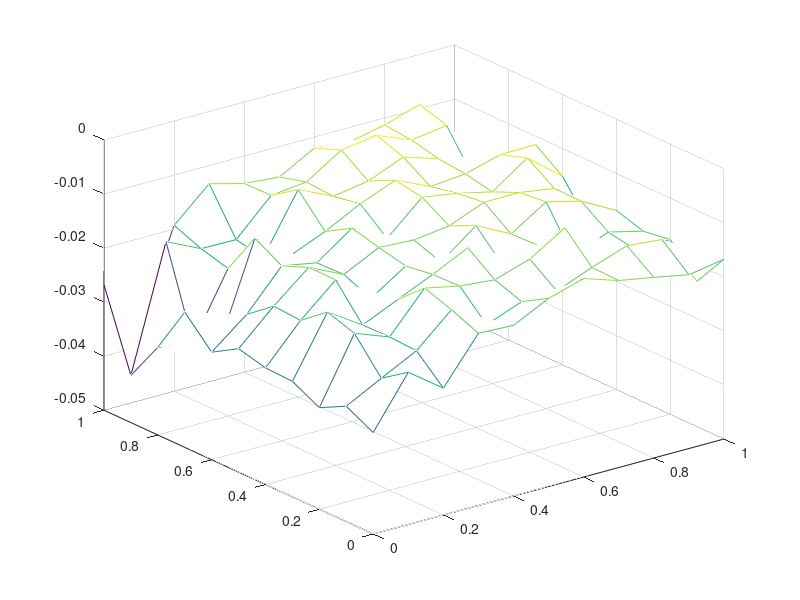

Reproduce this figure in MATLAB.
function parametros_qlearning()
    data = load('parametros_qlearning.csv')
    n = 11;

    # Transforma a matriz 121x1 em 11x11
    x = reshape(data(:, 1), n, n);
    y = reshape(data(:, 2), n, n);
    z = reshape(data(:, 4), n, n);
    mesh(x, y, z);
    pause();
endfunction